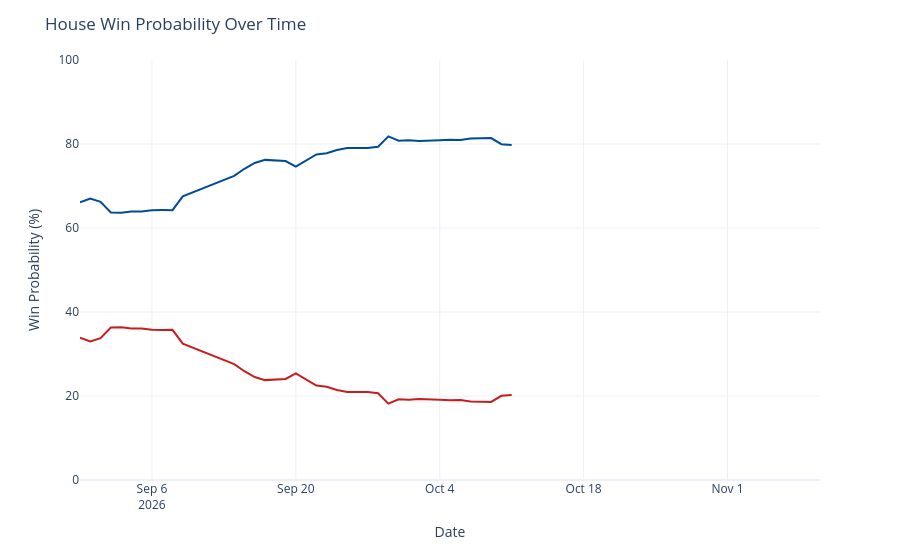

Source (notebook cell):
### Code cell
chance_over_time = output_ts[(output_ts['geo'] == 'US House') &
                             (output_ts['type'] == 'chance')]
chance_over_time['rep_chance'] = chance_over_time['y'].map(lambda x: 100 - x)
chance_over_time = chance_over_time.rename({'y': 'Democrats', 'rep_chance': 'Republicans'}, axis=1)
chance_time_ser = px.line(chance_over_time, x='date', y=['Democrats', 'Republicans'], template='plotly_white',
                         color_discrete_map={'Democrats': '#004b97', 'Republicans': '#c71e1d'},)
chance_time_ser.update_traces(hovertemplate="%{y:.1f}%")
chance_time_ser.update_layout(
    xaxis=dict(range=[pd.to_datetime('2026-08-30'), pd.to_datetime('2026-11-10')]),
    yaxis=dict(range=[0, 100]),
    xaxis_title='Date',
    yaxis_title='Win Probability (%)',
    title=dict(text="House Win Probability Over Time"),
    hovermode="x",
    showlegend=False
)
chance_time_ser

### Figure 1 — Plotly figure (JSON) as saved in the notebook; plotly's stock layout.template omitted (floating-point values rounded to 4 significant figures)
{"data": [{"hovertemplate": "%{y:.1f}%", "legendgroup": "Democrats", "line": {"color": "#004b97", "dash": "solid"}, "marker": {"symbol": "circle"}, "mode": "lines", "name": "Democrats", "orientation": "v", "showlegend": true, "type": "scatter", "x": ["2026-08-30", "2026-08-31", "2026-09-01", "2026-09-02", "2026-09-03", "2026-09-04", "2026-09-05", "2026-09-06", "2026-09-07", "2026-09-08", "2026-09-09", "2026-09-14", "2026-09-15", "2026-09-16", "2026-09-17", "2026-09-18", "2026-09-19", "2026-09-20", "2026-09-21", "2026-09-22", "2026-09-23", "2026-09-24", "2026-09-25", "2026-09-26", "2026-09-27", "2026-09-28", "2026-09-29", "2026-09-30", "2026-10-01", "2026-10-02", "2026-10-03", "2026-10-04", "2026-10-05", "2026-10-06", "2026-10-07", "2026-10-08", "2026-10-09", "2026-10-10", "2026-10-11"], "xaxis": "x", "y": [66.12, 67.02, 66.25, 63.69, 63.65, 63.91, 63.91, 64.23, 64.27, 64.25, 67.54, 72.39, 74.1, 75.49, 76.22, 76.08, 75.94, 74.59, 76.12, 77.51, 77.78, 78.58, 79.05, 79.05, 79.05, 79.34, 81.82, 80.78, 80.9, 80.69, 80.7, 80.88, 81.01, 80.94, 81.32, 81.39, 81.42, 79.94, 79.78], "yaxis": "y"}, {"hovertemplate": "%{y:.1f}%", "legendgroup": "Republicans", "line": {"color": "#c71e1d", "dash": "solid"}, "marker": {"symbol": "circle"}, "mode": "lines", "name": "Republicans", "orientation": "v", "showlegend": true, "type": "scatter", "x": ["2026-08-30", "2026-08-31", "2026-09-01", "2026-09-02", "2026-09-03", "2026-09-04", "2026-09-05", "2026-09-06", "2026-09-07", "2026-09-08", "2026-09-09", "2026-09-14", "2026-09-15", "2026-09-16", "2026-09-17", "2026-09-18", "2026-09-19", "2026-09-20", "2026-09-21", "2026-09-22", "2026-09-23", "2026-09-24", "2026-09-25", "2026-09-26", "2026-09-27", "2026-09-28", "2026-09-29", "2026-09-30", "2026-10-01", "2026-10-02", "2026-10-03", "2026-10-04", "2026-10-05", "2026-10-06", "2026-10-07", "2026-10-08", "2026-10-09", "2026-10-10", "2026-10-11"], "xaxis": "x", "y": [33.88, 32.98, 33.75, 36.31, 36.35, 36.09, 36.09, 35.77, 35.73, 35.75, 32.46, 27.61, 25.9, 24.51, 23.78, 23.92, 24.06, 25.41, 23.88, 22.49, 22.22, 21.42, 20.95, 20.95, 20.95, 20.66, 18.18, 19.22, 19.1, 19.31, 19.3, 19.12, 18.99, 19.06, 18.68, 18.61, 18.58, 20.06, 20.22], "yaxis": "y"}], "layout": {"hovermode": "x", "legend": {"title": {"text": "variable"}, "tracegroupgap": 0}, "margin": {"t": 60}, "showlegend": false, "title": {"text": "House Win Probability Over Time"}, "xaxis": {"anchor": "y", "domain": [0, 1], "range": ["2026-08-30T00:00:00", "2026-11-10T00:00:00"], "title": {"text": "Date"}}, "yaxis": {"anchor": "x", "domain": [0, 1], "range": [0, 100], "title": {"text": "Win Probability (%)"}}}}
